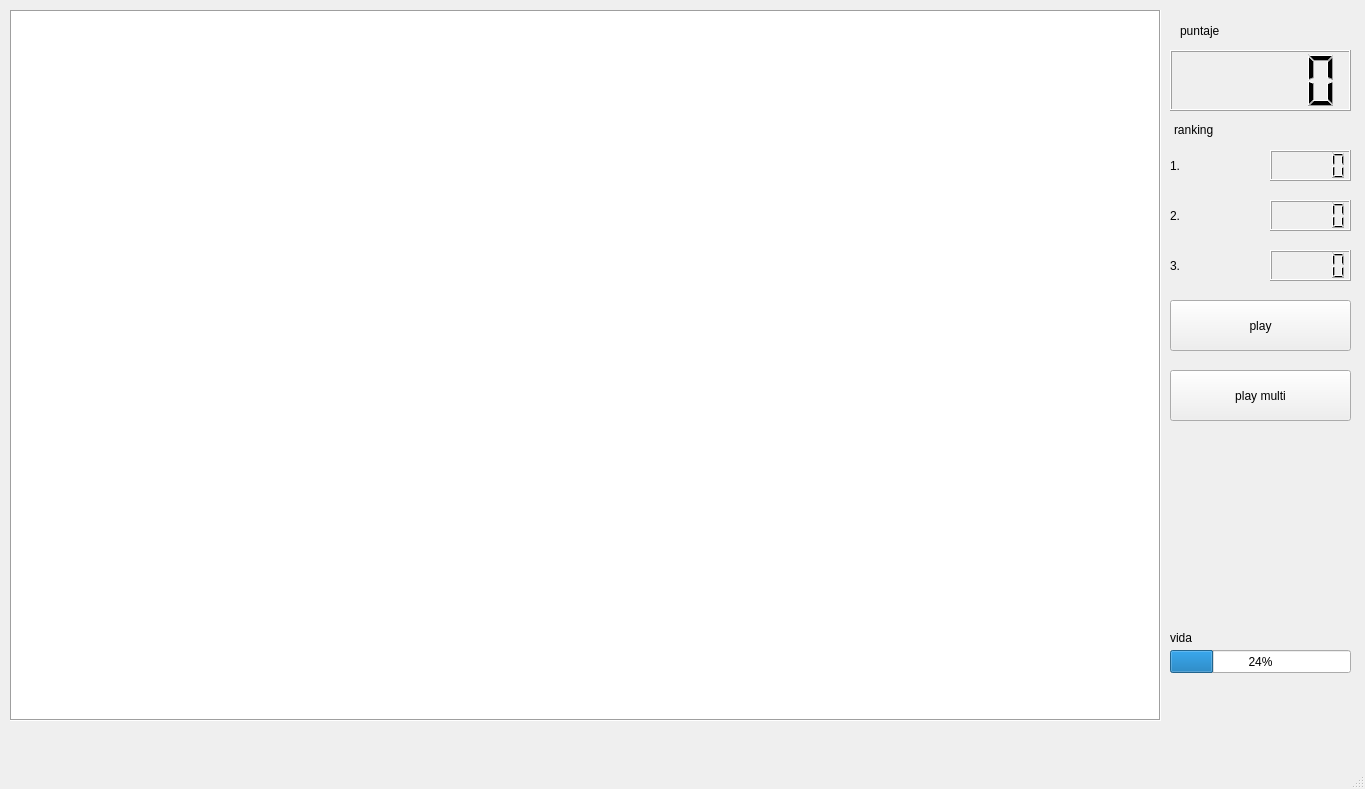
<?xml version="1.0" encoding="UTF-8"?>
<ui version="4.0">
 <class>MainWindow</class>
 <widget class="QMainWindow" name="MainWindow">
  <property name="geometry">
   <rect>
    <x>0</x>
    <y>0</y>
    <width>1365</width>
    <height>789</height>
   </rect>
  </property>
  <property name="windowTitle">
   <string>MainWindow</string>
  </property>
  <widget class="QWidget" name="centralwidget">
   <widget class="QGraphicsView" name="graphicsView">
    <property name="geometry">
     <rect>
      <x>10</x>
      <y>10</y>
      <width>1151</width>
      <height>711</height>
     </rect>
    </property>
    <property name="frameShape">
     <enum>QFrame::Box</enum>
    </property>
   </widget>
   <widget class="QLCDNumber" name="lcdNumber">
    <property name="geometry">
     <rect>
      <x>1170</x>
      <y>50</y>
      <width>181</width>
      <height>61</height>
     </rect>
    </property>
   </widget>
   <widget class="QLabel" name="label">
    <property name="geometry">
     <rect>
      <x>1180</x>
      <y>20</y>
      <width>171</width>
      <height>21</height>
     </rect>
    </property>
    <property name="text">
     <string>puntaje</string>
    </property>
   </widget>
   <widget class="QLabel" name="label_2">
    <property name="geometry">
     <rect>
      <x>1174</x>
      <y>120</y>
      <width>181</width>
      <height>20</height>
     </rect>
    </property>
    <property name="frameShape">
     <enum>QFrame::NoFrame</enum>
    </property>
    <property name="text">
     <string>ranking</string>
    </property>
    <property name="textFormat">
     <enum>Qt::AutoText</enum>
    </property>
    <property name="margin">
     <number>0</number>
    </property>
   </widget>
   <widget class="QLCDNumber" name="lcdNumber_2">
    <property name="geometry">
     <rect>
      <x>1270</x>
      <y>150</y>
      <width>81</width>
      <height>31</height>
     </rect>
    </property>
   </widget>
   <widget class="QLCDNumber" name="lcdNumber_3">
    <property name="geometry">
     <rect>
      <x>1270</x>
      <y>200</y>
      <width>81</width>
      <height>31</height>
     </rect>
    </property>
   </widget>
   <widget class="QLCDNumber" name="lcdNumber_4">
    <property name="geometry">
     <rect>
      <x>1270</x>
      <y>250</y>
      <width>81</width>
      <height>31</height>
     </rect>
    </property>
   </widget>
   <widget class="QLabel" name="label_3">
    <property name="geometry">
     <rect>
      <x>1170</x>
      <y>150</y>
      <width>71</width>
      <height>31</height>
     </rect>
    </property>
    <property name="text">
     <string>1.</string>
    </property>
   </widget>
   <widget class="QLabel" name="label_4">
    <property name="geometry">
     <rect>
      <x>1170</x>
      <y>200</y>
      <width>71</width>
      <height>31</height>
     </rect>
    </property>
    <property name="text">
     <string>2.</string>
    </property>
   </widget>
   <widget class="QLabel" name="label_5">
    <property name="geometry">
     <rect>
      <x>1170</x>
      <y>250</y>
      <width>71</width>
      <height>31</height>
     </rect>
    </property>
    <property name="text">
     <string>3.</string>
    </property>
   </widget>
   <widget class="QPushButton" name="pushButton">
    <property name="geometry">
     <rect>
      <x>1170</x>
      <y>300</y>
      <width>181</width>
      <height>51</height>
     </rect>
    </property>
    <property name="text">
     <string>play</string>
    </property>
   </widget>
   <widget class="QPushButton" name="pushButton_2">
    <property name="geometry">
     <rect>
      <x>1170</x>
      <y>370</y>
      <width>181</width>
      <height>51</height>
     </rect>
    </property>
    <property name="text">
     <string>play multi</string>
    </property>
   </widget>
   <widget class="QProgressBar" name="progressBar">
    <property name="geometry">
     <rect>
      <x>1170</x>
      <y>650</y>
      <width>181</width>
      <height>23</height>
     </rect>
    </property>
    <property name="value">
     <number>24</number>
    </property>
   </widget>
   <widget class="QLabel" name="label_6">
    <property name="geometry">
     <rect>
      <x>1170</x>
      <y>630</y>
      <width>55</width>
      <height>16</height>
     </rect>
    </property>
    <property name="text">
     <string>vida</string>
    </property>
   </widget>
  </widget>
  <widget class="QMenuBar" name="menubar">
   <property name="geometry">
    <rect>
     <x>0</x>
     <y>0</y>
     <width>1365</width>
     <height>25</height>
    </rect>
   </property>
  </widget>
  <widget class="QStatusBar" name="statusbar"/>
 </widget>
 <resources/>
 <connections/>
</ui>
